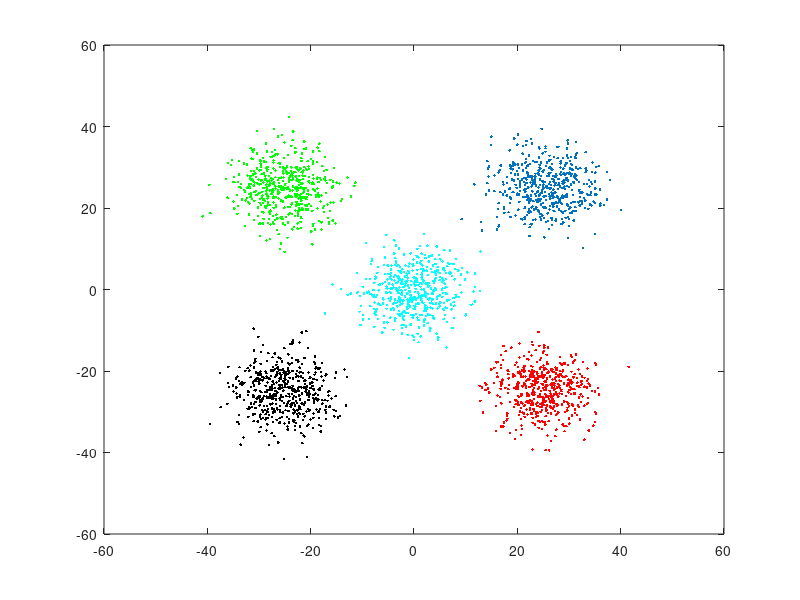

MATLAB code to generate this figure: (Note: this script raises an error after producing the figure.)
N=1000;

D=2;
T=100;
%X = rand(N,D);
% ground truth 
%GT = zeros(N,1);
%GT(find(X(:,1)<0.5 & X(:,2)<0.5))= 1;
%GT(find(X(:,1)>=0.5 & X(:,2)<0.5)) = 2;
%GT(find(X(:,1)<0.5 & X(:,2)>=0.5)) = 3;
%GT(find(X(:,1)>=0.5 & X(:,2)>=0.5)) = 4;

a = 5*[randn(500,1)+5, randn(500,1)+5];
b = 5*[randn(500,1)+5, randn(500,1)-5];
c = 5*[randn(500,1)-5, randn(500,1)+5];
d = 5*[randn(500,1)-5, randn(500,1)-5];
e = 5*[randn(500,1), randn(500,1)];
X = [a;b;c;d;e];
N=size(X,1);
GT = zeros(N,1);
GT(1:500)=1;
GT(501:1000)=2;
GT(1001:1500)=3;
GT(1501:2000)=4;
GT(2001:2500)=5;

% randomize X first?
Y = [X GT];
newdata = Y(randperm(size(Y,1)),:)
X = newdata(:,1:2);
GT = newdata(:,3);

plot(a(:,1),a(:,2),'.');hold on;
plot(b(:,1),b(:,2),'r.'); 
plot(c(:,1),c(:,2),'g.'); 
plot(d(:,1),d(:,2),'k.');
plot(e(:,1),e(:,2),'c.');

% construct con_must and con_cannot 
n_constraints = 100;
done=0;
con_must = zeros(N,N);
con_cannot = zeros(N,N);
added_constraints=0;
while(~done)
	i = randi(N);
	j = randi(N);
	if (i==j)
		continue
	end
	if GT(i) == GT(j)
		con_must(i,j)=1;
		con_must(j,i)=1;
	end
	if GT(i) ~= GT(j)
		con_cannot(i,j)=1;
		con_cannot(j,i)=1;
	end
	added_constraints = added_constraints +1;
	if added_constraints  >= n_constraints
		done = 1; 
	end
end

% add constraints for face
X = load('face_feature.txt');
N = size(X,1);
con_cannot = zeros(N,N);
con_must=zeros(N,N);
face_cannot = load('face_cannot.txt');
n_constraints = length(face_cannot)
for k=1:n_constraints
	i = face_cannot(k,1)+1;
	j = face_cannot(k,2)+1;
	con_cannot(i,j)=1;
	con_cannot(j,i)=1;
end
face_GT = load('face_GT.txt');
GT = face_GT(:,2);
K=12;
iters=100;


%############################

% add constraints for location
X = load('location_feature.txt');
N = size(X,1);
con_cannot = zeros(N,N);
con_must=zeros(N,N);
location_must = load('location_must.txt');
n_constraints = length(location_must)
for k=1:n_constraints
	i = location_must(k,1)+1;
	j = location_must(k,2)+1;
	con_must(i,j)=1;
	con_must(j,i)=1;
end
location_GT = load('location_GT.txt');
GT = location_GT(:,2)
K=11;
iters=100;

%################## kmeans constrained ####################
tic
[A, M, E] = kmeans_constrained(K,X,con_must, con_cannot,iters);
toc

% compute rand index
a=0;
b=0;
for i=1:N
	for j=1:N
		if i==j
			continue;
		end
		if GT(i)==GT(j) && A(i)==A(j)
			a = a+1;
		end
		if GT(i)~=GT(j) && A(i) ~=A(j)
			b = b+1;
		end
	end
end
allpairs = N*(N-1);
randindex = (a+b)/allpairs

 
